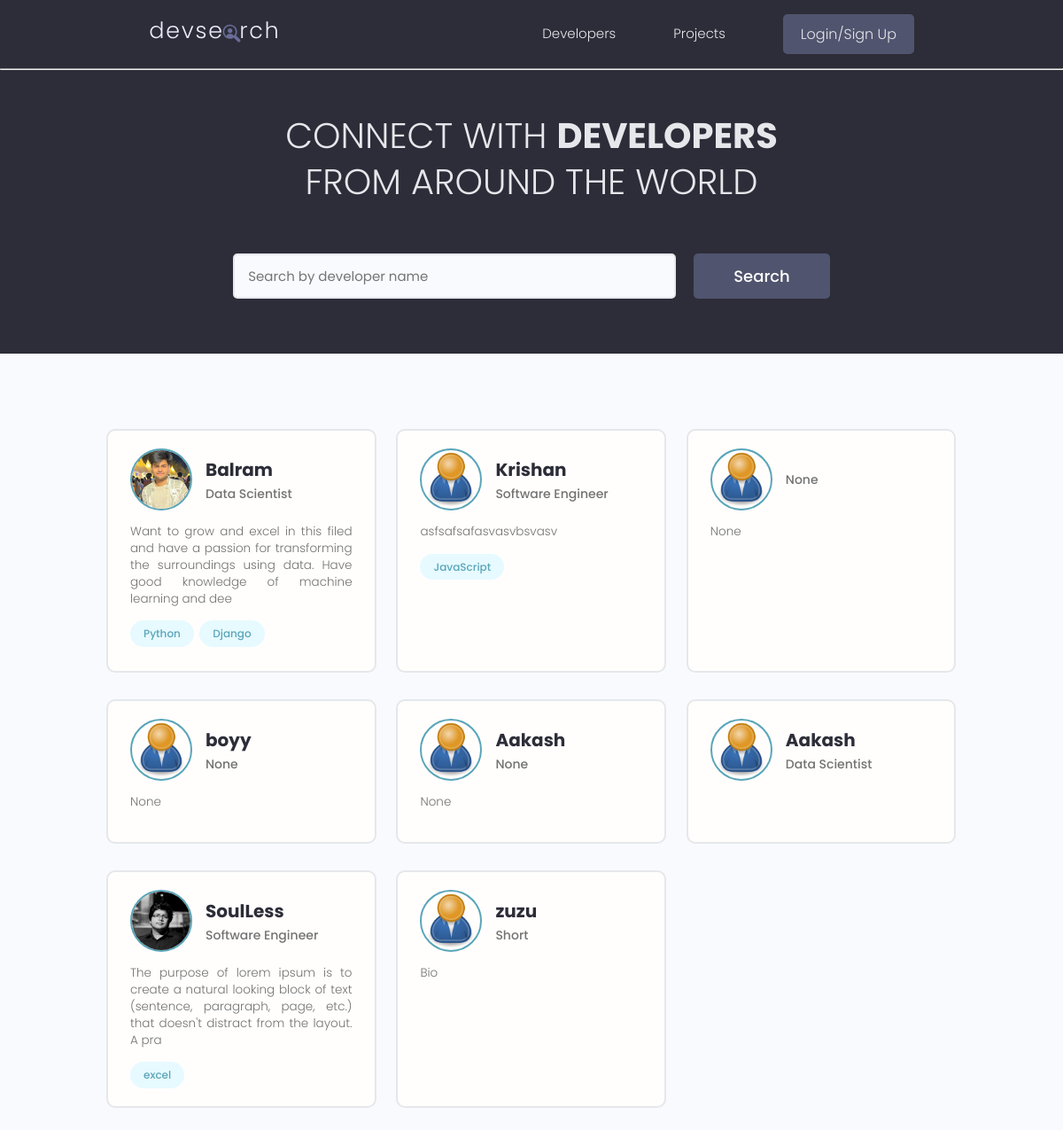
The page / on the database its author committed.
### users/models.py (models this page shows, shortened)
class Profile(models.Model):
    user = models.OneToOneField(User, null = True, blank = True, on_delete=models.CASCADE)
    name = models.CharField(max_length=200)
    username = models.CharField(max_length = 200, null = True, blank = True)
    location = models.CharField(max_length = 200, null = True, blank = True)
    short_intro = models.CharField(max_length = 500, null = True, blank = True)
    bio = models.TextField(null = True, blank = True)
    profile_image = models.ImageField(null = True, blank = True,
                                      default="profiles/user-default.png", upload_to="profiles/")
    github_link = models.CharField(max_length = 500, null = True, blank = True)
    linkedin_link = models.CharField(max_length = 500, null = True, blank = True)
    website_link = models.CharField(max_length = 500, null = True, blank = True)
    twitter_link = models.CharField(max_length = 500,null = True, blank = True)
    created = models.DateTimeField(auto_now_add  = True)
    id = models.UUIDField(default = uuid.uuid4, unique = True, editable = False, primary_key = True)
    class Meta:
        ordering = ['created']

class skill(models.Model):
    owner = models.ForeignKey(Profile, on_delete=models.CASCADE, null = True, blank =  True)
    name = models.CharField(max_length=200, null = True, blank=True)
    description = models.TextField(max_length = 300, null= True, blank = True)
    created = models.DateTimeField(auto_now_add  = True)
    id = models.UUIDField(default = uuid.uuid4, unique = True, editable = False, primary_key = True)
    def __str__(self):
        return str(self.name) # type: ignore

### users/views.py (the view)
# urls.py: path("", views.profiles, name = 'profiles'),
def profiles(request):
    profiles, search_query = searchProfiles(request)
    context = {"profiles" : profiles, "search_query":search_query}
    return render(request, 'users/profiles.html', context)

### users/utils.py (called while the page is built)
def searchProfiles(request):
    search_query = ''
    if request.GET.get('search_query'):
        search_query = request.GET.get('search_query')
    skills = skill.objects.filter(name__icontains=search_query)
    profiles = Profile.objects.distinct().filter(
        Q(name__icontains=search_query) |
        Q(short_intro__icontains=search_query) |
        Q(skill__in = skills)
        )
    return profiles, search_query

### users/templates/users/profiles.html (shortened to what this page needs)
{% extends 'main.html' %}
{% block content %}
<main class="home">
    <section class="hero-section text-center">
      <div class="container container--narrow">
        <div class="hero-section__box">
          <h2>CONNECT WITH <span>DEVELOPERS</span></h2>
          <h2>FROM AROUND THE WORLD</h2>
        </div>
        <div class="hero-section__search">
          <form class="form" action="{% url 'profiles' %}" method="get">
            <div class="form__field">
              <input class="input input--text" id="formInput#search" type="text" name="search_query"
              value = "{{search_query}}" placeholder="Search by developer name" />
            </div>
            <input class="btn btn--sub btn--lg" type="submit" value="Search" />
          </form>
        </div>
      </div>
    </section>
    <section class="devlist">
      <div class="container">
        <div class="grid grid--three">
        {% for profile in profiles %}
          <div class="column card">
            <div class="dev">
              <a href="{% url 'user_profile' profile.id %}" class="card__body">
                <div class="dev__profile">
                  <img class="avatar avatar--md" src="{{profile.profile_image.url}}" alt="image" />
                  <div class="dev__meta">
                    <h3>{{profile.name}}</h3>
                    <h5>{{profile.short_intro|slice:"40"}}</h5>
                  </div>
                </div>
                <p class="dev__info">
                  {{profile.bio|slice:"150"}}
                </p>
                <div class="dev__skills">
                  {% for skill in profile.skill_set.all|slice:"5" %}
                  <span class="tag tag--pill tag--main">
                    <small>{{skill}}</small>
                  </span>
                  {% endfor %}
                </div>
              </a>
            </div>
          </div>
          {% endfor %}
        </div>
      </div>
    </section>
  </main>
{% endblock %}

### static/styles/app.css (style rules this page uses)
:root { --color-sub: #2d2d39; }
.btn--sub { background-color: var(--color-sub-light); }
.card { border: 2px solid var(--color-light); }
img { width: 100%; }
.hero-section { height: 40vh; display: flex; align-items: center; background-color: var(--color-sub); }
.hero-section__box { margin-bottom: 4rem; }
.hero-section__box > h2, .hero-section__box > h2 > span { font-size: 4rem; color: var(--color-light); line-height: 1.3; text-transform: uppercase; }
.hero-section__box > h2 { font-weight: 300; }
.hero-section__box > h2 > span { font-weight: 700; }
.hero-section__search > .form { display: flex; align-items: center; justify-content: center; gap: 2rem; }
.hero-section__search > .form input.input--text { width: 50rem; }
.devlist { margin-top: 8rem; }
.devlist .grid { align-items: stretch; }
.devlist .dev .dev__profile { display: flex; align-items: center; gap: 1.5rem; }
.devlist .dev .dev__meta h3 { color: var(--color-sub); font-size: 2rem; font-weight: 700; }
.devlist .dev .dev__meta h5 { color: var(--color-text); font-size: 1.4rem; font-weight: 500; }
.devlist .dev .dev__info { margin: 1.5rem 0; font-size: 1.35rem; line-height: 1.4; text-align: justify; }

### static/uikit/styles/modules/_variables.css (style rules this page uses)
:root { --color-main: #5aa5b9; --color-main-light: #e6faff; --color-sub: #3f4156; --color-sub-light: #51546e; --color-sub-lighter: #ededfd; --color-text: #737373; --color-gray: #8b8b8b; --color-light: #e5e7eb; --color-light-gray: #767676; --color-bg: #f8fafd; --color-white: #fffefd; --color-white-light: #f3f3f3; --color-success: #359e64; --color-success-bg: #def8e8; --color-error: #fc4b0b; --color-error-bg: #fff2ee; --font-base: 'Poppins', arial, helvetica, 'Segoe UI', roboto, ubuntu, sans-serif; --font-monospace: 'Fira Code', 'Courier New', courier, monospace; --font-regular: 300; --font-medium: 500; --font-bold: 700; --generic-shadow: 1px 1px 5px #00000010; --generic-transition: all 0.3s ease-in-out; }

### static/uikit/styles/modules/_base.css (style rules this page uses)
* { margin: 0; padding: 0; box-sizing: border-box; text-rendering: optimizeLegibility; color: inherit; font-size: inherit; }
html { font-size: 50%; }
@media only screen and (min-width: 480px) { html { font-size: 56.25%; } }
@media only screen and (min-width: 1200px) { html { font-size: 62.5%; } }
body { line-height: 1.6; font-weight: 400; font-size: 1.5rem; color: var(--color-text); background-color: var(--color-bg); min-height: 100vh; }

### static/uikit/styles/modules/_typography.css (style rules this page uses)
* { font-family: var(--font-base); }
h2 { font-size: 3.6rem; font-weight: var(--font-bold); }
h3 { font-size: 3.2rem; font-weight: var(--font-medium); }
h5 { font-size: 2.4rem; font-weight: var(--font-medium); }
h5, h6 { font-weight: var(--font-regular); }
p, span, strong { font-size: 1.6rem; color: var(--color-text); font-weight: var(--font-regular); }
a { padding-bottom: 2px; text-decoration: none; display: inline-block; color: var(--color-main); font-weight: var(--font-medium); }

### static/uikit/styles/modules/_utilities.css (style rules this page uses)
.container { width: 92%; max-width: 165rem; margin: 0 auto; box-sizing: border-box; }
.container--narrow { width: 92%; max-width: 120rem; }
@media screen and (min-width: 1000px) { .container { width: 90%; } }
@media screen and (min-width: 1000px) { .container--narrow { width: 85%; } }
@media screen and (min-width: 1200px) { .container { width: 80%; } }
@media screen and (min-width: 1200px) { .container--narrow { width: 72%; } }
.text-center { text-align: center; }

### static/uikit/styles/modules/_avatar.css (style rules this page uses)
.avatar { border-radius: 50%; border: 2px solid var(--color-main); object-fit: cover; }
.avatar--md { height: 7rem; width: 7rem; }

### static/uikit/styles/modules/_button.css (style rules this page uses)
.btn { display: inline-block; position: relative; cursor: pointer; background-color: var(--color-light); font-weight: var(--font-medium); color: var(--color-sub); text-decoration: none; padding: 1rem 2rem; border-radius: 0.5rem; border: none; width: -webkit-fit-content; width: -moz-fit-content; width: fit-content; height: -webkit-fit-content; height: -moz-fit-content; height: fit-content; font-size: 1.6rem; outline-width: 0; outline-color: transparent; -webkit-backface-visibility: hidden; backface-visibility: hidden; transition: all 0.3s ease-in-out; }
.btn--sub { background-color: var(--color-sub); color: var(--color-white); }
.btn--lg { font-size: 1.8rem; padding: 1.2rem 4.5rem; }

### static/uikit/styles/modules/_card.css (style rules this page uses)
.card { border-radius: 1rem; background-color: var(--color-white); border: 1.5px solid var(--color-light); width: auto; height: auto; margin-top: 0.5rem; margin-bottom: 0.5rem; overflow: hidden; }
.card__body, .card__header { padding: 2rem 2.5rem; }

### rows shown on the page
Profile: profile_image (picture), name "Balram", short_intro "Data Scientist", bio "Want to grow and excel in this filed and have a passion for transforming the surroundings using data. Have good knowledge of machine learning and dee"
skill: name "Python"
skill: name "Django"
Profile: profile_image (placeholder picture), name "Krishan", short_intro "Software Engineer", bio "asfsafsafasvasvbsvasv"
skill: name "JavaScript"
Profile: profile_image (placeholder picture), short_intro "None", bio "None"
Profile: profile_image (placeholder picture), name "boyy", short_intro "None", bio "None"
Profile: profile_image (placeholder picture), name "Aakash", short_intro "None", bio "None"
Profile: profile_image (placeholder picture), name "Aakash", short_intro "Data Scientist"
Profile: profile_image (picture), name "SoulLess", short_intro "Software Engineer", bio "The purpose of lorem ipsum is to create a natural looking block of text (sentence, paragraph, page, etc.) that doesn't distract from the layout. A pra"
skill: name "excel"
Profile: profile_image (placeholder picture), name "zuzu", short_intro "Short", bio "Bio"
